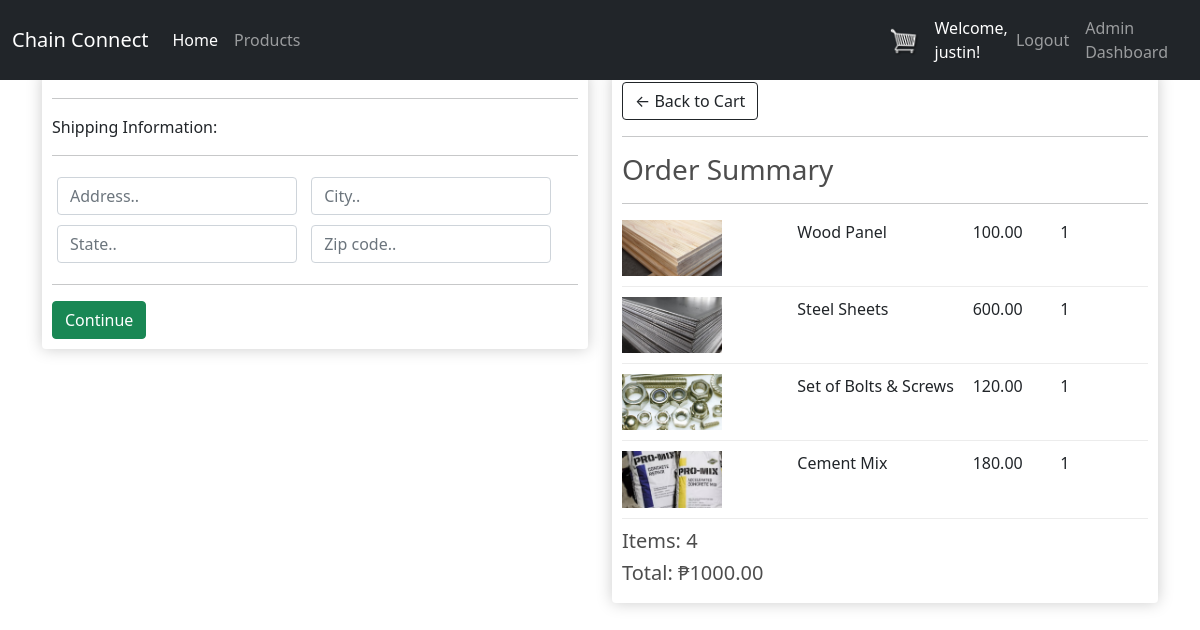
Screenshot of /checkout/ (signed in) with the database file from the repository.
### core/models.py (models this page shows, shortened)
class OrderItem(models.Model):
	product = models.ForeignKey(Product, on_delete=models.SET_NULL, null=True)
	order = models.ForeignKey(Order, on_delete=models.SET_NULL, null=True)
	quantity = models.IntegerField(default=0, null=True, blank=True)
	date_added = models.DateTimeField(auto_now_add=True)
	@property
	def get_total(self):
		total = self.product.price * self.quantity
		return total

class Product(models.Model):
	name = models.CharField(max_length=200)
	price = models.FloatField()
	digital = models.BooleanField(default=False,null=True, blank=True)
	image = models.ImageField(null=True, blank=True)
	@property
	def imageURL(self):
		try:
			url = self.image.url
		except:
			url = ''
		return url

class Order(models.Model):
	customer = models.ForeignKey(Customer, on_delete=models.SET_NULL, null=True, blank=True)
	date_ordered = models.DateTimeField(auto_now_add=True)
	complete = models.BooleanField(default=False)
	transaction_id = models.CharField(max_length=100, null=True)
	@property
	def get_cart_total(self):
		orderitems = self.orderitem_set.all()
		total = sum([item.get_total for item in orderitems])
		return total
	@property
	def get_cart_items(self):
		orderitems = self.orderitem_set.all()
		total = sum([item.quantity for item in orderitems])
		return total
	@property
	def shipping(self):
		shipping = False
		orderitems = self.orderitem_set.all()
		for i in orderitems:
			if i.product.digital == False:
				shipping = True
		return shipping

### core/views.py (the view)
# urls.py: path('checkout/', checkout, name = 'checkout'),
def checkout(request):
  data = cartData(request)
  cartItems = data['cartItems']
  order = data['order']
  items = data['items']
  context = {'items': items, 'order': order, 'cartItems': cartItems}
  return render(request, 'core/checkout.html', context)

### core/utils.py (called while the page is built)
def cartData(request):
	if request.user.is_authenticated:
		customer = request.user.customer
		order, created = Order.objects.get_or_create(customer=customer, complete=False)
		items = order.orderitem_set.all()
		cartItems = order.get_cart_items
	else:
		cookieData = cookieCart(request)
		cartItems = cookieData['cartItems']
		order = cookieData['order']
		items = cookieData['items']
	return {'cartItems':cartItems ,'order':order, 'items':items}

### core/templates/core/checkout.html (shortened to what this page needs)
{% extends 'core/base.html' %}
{% load static %}
{% block content %}
     <div class="row">
		<div class="col-lg-6">
			<div class="box-element" id="form-wrapper">
				<form id="form">
					<div id="shipping-info">
						<hr>
						<p>Shipping Information:</p>
						<hr>
						<div class="form-field">
							<input class="form-control" type="text" name="address" placeholder="Address..">
						</div>
						<div class="form-field">
							<input class="form-control" type="text" name="city" placeholder="City..">
						</div>
						<div class="form-field">
							<input class="form-control" type="text" name="state" placeholder="State..">
						</div>
						<div class="form-field">
							<input class="form-control" type="text" name="zipcode" placeholder="Zip code..">
						</div>
					</div>
					<hr>
					<input id="form-button" class="btn btn-success btn-block" type="submit" value="Continue">
				</form>
			</div>
			<br>
		</div>
		<div class="col-lg-6">
			<div class="box-element">
				<a  class="btn btn-outline-dark" href="{% url 'cart' %}">&#x2190; Back to Cart</a>
				<hr>
				<h3>Order Summary</h3>
				<hr>
                {% for item in items %}
				<div class="cart-row">
					<div style="flex:2"><img class="row-image" src="{{item.product.imageURL}}"></div>
					<div style="flex:2"><p>{{item.product.name}}</p></div>
					<div style="flex:1"><p>{{item.product.price|floatformat:2}}</p></div>
					<div style="flex:1"><p>{{item.quantity}}</p></div>
				</div>
                {% endfor %}
				<h5>Items:   {{order.get_cart_items}}</h5>
				<h5>Total:   ₱{{order.get_cart_total|floatformat:2}}</h5>
			</div>
		</div>
	</div>
{% endblock content %}

### core/templates/core/base.html (shortened to what this page needs)
<!DOCTYPE html>
{% load static %}
<html>
    <head>
        <link rel="stylesheet" type="text/css" href="{% static 'css/main.css' %}">
        <link href="https://cdn.jsdelivr.net/npm/bootstrap@5.0.2/dist/css/bootstrap.min.css" rel="stylesheet">
    </head>
    <body>
        <nav class="navbar navbar-expand-lg navbar-dark bg-dark fixed-top">
            <div class="container">
              <a class="navbar-brand" href="/home">Chain Connect</a>
              <div class="collapse navbar-collapse" id="navbarNav">
                <ul class="navbar-nav">
                  <li class="nav-item">
                    <a class="nav-link active" aria-current="page" href="/home">Home</a>
                  </li>
                  <li class="nav-item">
                    <a class="nav-link" href="/store">Products</a>
                  </li>
                </ul>
              </div>
            </div>
            <div class="collapse navbar-collapse" id="navbarContent">
                <ul class="navbar-nav me-auto mb-2 mb-lg-0 pe-4 d-flex align-items-center">
                    <li class="nav-item">
                        <a class="navbar-brand" href="/cart">
                            <img src= {% static 'images/cart.png' %} alt="" width="30" height="30">
                          </a>
                    </li>
                    {% if request.user.is_authenticated %}
                    <li class="nav-item d-inline-block">
                        <span class="navbar-text text-white">Welcome, {{ request.user.username }}!</span>
                    </li>
                    <li class="nav-item">
                        <a class="nav-link" href="{% url 'logout' %}">Logout</a>
                    </li>
                      {% if request.user.is_superuser %}
                      <li class="nav-item">
                          <a class="nav-link" href="{% url 'admin_dashboard' %}">Admin Dashboard</a>
                      </li>
                      {% endif %}
                    {% else %}
                    <li class="nav-item">
                        <a class="nav-link" href="{% url 'login' %}">Login</a>
                    </li>
                    {% endif %}
                </ul>
            </div>
          </nav>
          <div class="container mt-5">
            <br>
            {% block content %}
            {% endblock content %}
         </div>
    </body>
</html>

### static/css/main.css (style rules this page uses)
body { background-color: hsl(0, 0%, 98%); }
h1,h2,h3,h4,h5,h6 { color:hsl(0, 0%, 30%); }
.box-element { box-shadow:hsl(0, 0%, 80%) 0 0 16px; background-color: #fff; border-radius: 4px; padding: 10px; }
.col-lg-4, .col-lg-6, .col-lg-8, .col-lg-12 { margin-top: 10px; }
.btn { border-radius: 0; }
.row-image { width: 100px; }
.form-field { width:250px; display: inline-block; padding: 5px; }
.cart-row { display: flex; align-items: flex-stretch; padding-bottom: 10px; margin-bottom: 10px; border-bottom: 1px solid #ececec; }

### rows the page displays
OrderItem: product.imageURL (picture), product.name "Wood Panel", product.price "100.00", quantity "1"
OrderItem: product.imageURL (picture), product.name "Steel Sheets", product.price "600.00", quantity "1"
OrderItem: product.imageURL (picture), product.name "Set of Bolts & Screws", product.price "120.00", quantity "1"
OrderItem: product.imageURL (picture), product.name "Cement Mix", product.price "180.00", quantity "1"
Order: get_cart_items "4", get_cart_total "1000.00"

### other values shown
{{ request.user.username }} "justin"
